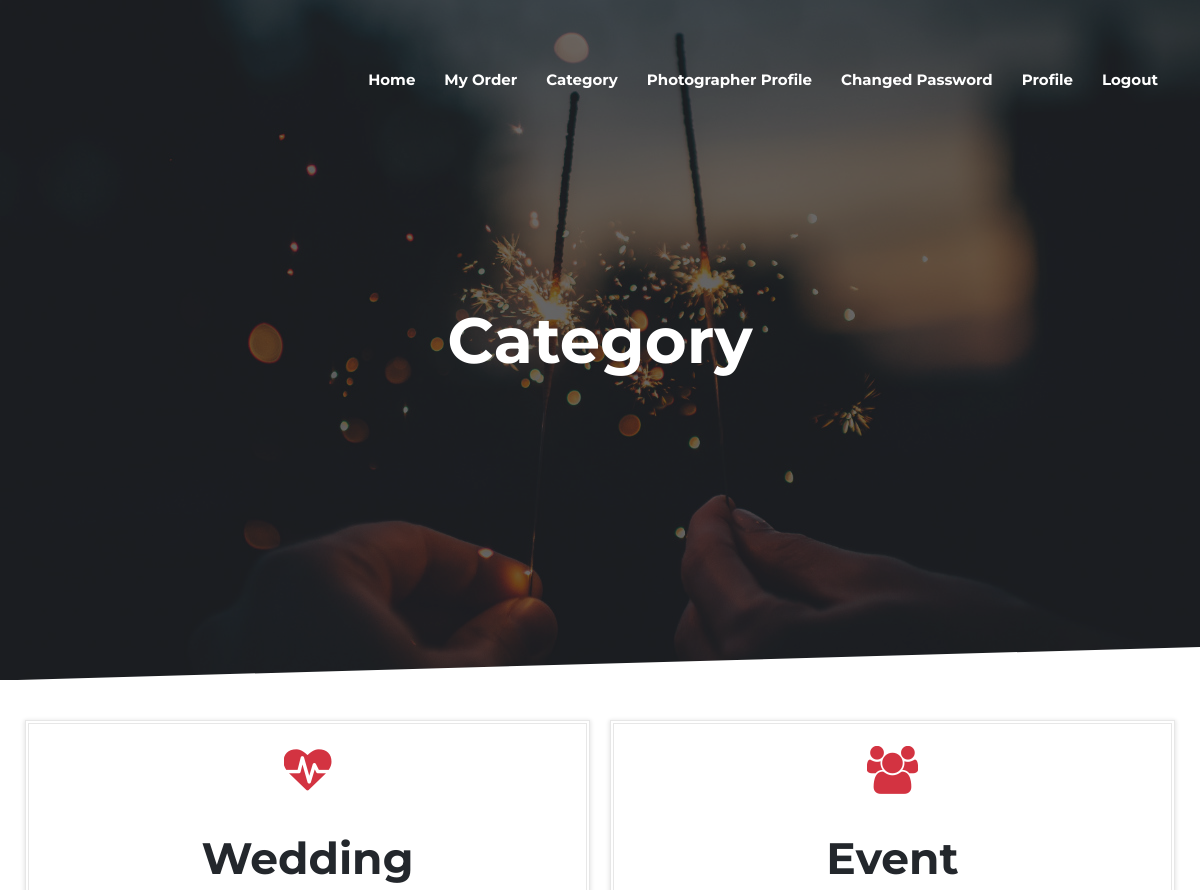
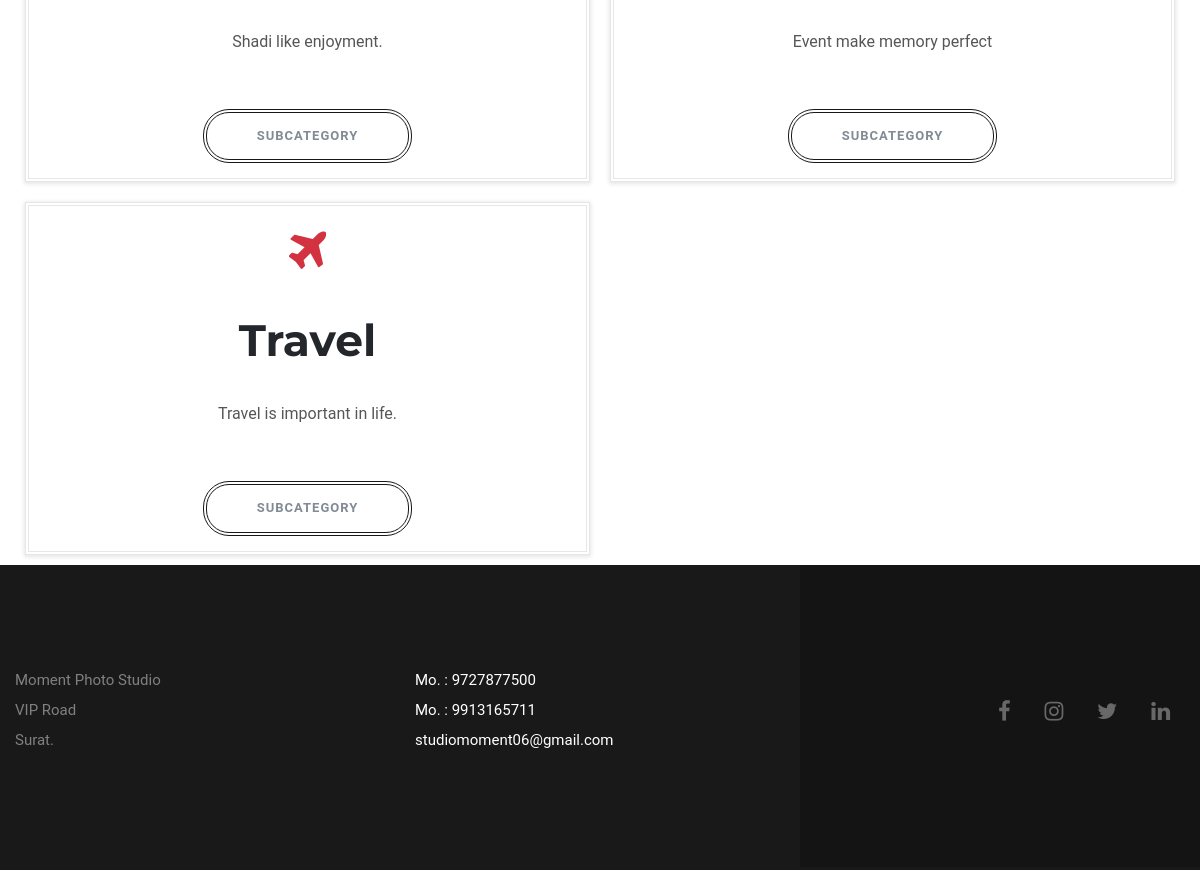
The app's page /Moment/customercategory.php (signed in) with its own data (2 pictures, top to bottom).
### tables this page shows
CREATE TABLE `category` (
  `CategoryId` int(11) NOT NULL,
  `CategoryName` varchar(50) NOT NULL,
  `CategoryDesc` varchar(100) NOT NULL,
  `Status` varchar(8) NOT NULL,
  `Icon` varchar(50) NOT NULL
);

### Moment/customercategory.php (the view, shortened to what this page needs)
<?php
if(!isset($_SESSION['email']))
{
    header('Location:login.php');
}
else
{
?>
<!DOCTYPE html>
<html lang="en">
    <head>
        <link href="css/icomoon.css" rel="stylesheet">
        <link rel="stylesheet" href="fonts/font-awesome/css/font-awesome.min.css">
        <link rel="stylesheet" href="fonts/icomoon/style.css">
        <link href="css/bootstrap.min.css" rel="stylesheet">
        <link href="css/template.css" rel="stylesheet" type="text/css">
        <link rel="stylesheet" href="css/categorystyle.css" />
    </head>
    <body>
        <?php
        include('customeraccountheader.php');
        ?>
        <div class="ag-subheader">
            <div class="media-wrapper">
                <div class="media-container media-header">
                    <div class="container-overlay">
                        <div class="bg-source bg-source--image" style="background-image: url('images/category.jpg');background-size: cover">
                        </div>
                        <div class="bg-source img-overlay">
                        </div>
                    </div>
                    <div class="media-container-title txt-center">
                        <h1 class="txt-light">Category
                        </h1>
                    </div>
                </div>
            </div>
            <div class="ag-mask">
            </div>
        </div>
      <div class="container section-sly-slider">
                           <div class="row">
                              <div class="section-sly-slider">
                                 <div id="services">
                                    <div class="slidee">
                                        <?php
                                          include_once  'connection.php';
                                        $q = "select * from category";
                                        $result = mysqli_query($c, $q);
                                        while ($r = mysqli_fetch_assoc($result)) {
                                            ?>
                                           <div class="col-xs-12 col-sm-6 col-md-6">
                                              <div class="section-features-column-block">
                                                 <div class="features-column-icon">
                                                   <i class="fa <?php echo $r['Icon'] ?>"></i>
                                                 </div>
                                                 <h2 class="features-column-title">
                                                                    <?php echo $r['CategoryName'] ?>
                                                 </h2>
                                                 <div class="features-column-text">
                                                                    <?php echo $r['CategoryDesc'] ?>
                                                 </div>
                                                  <a href="customersubcategory.php?cat=<?php echo urlencode( base64_encode( $r['CategoryId'])) ?>" class="btn btn-primary">
                                                 SubCategory
                                                 </a>
                                              </div>
                                           </div>
<?php } ?>
                                    </div>
                                 </div>
                              </div>
                           </div>
                        </div>
        <?php
        include('footer.php');
        }
        ?>
</body>
</html>

### Moment/css/template.css (style rules this page uses)
body { font-family: "Roboto", Helvetica, Arial, sans-serif; font-size: 15px; line-height: 30px; color: #565656; }
h1, h2, h3, h4, h5 { font-family: "Montserrat", sans-serif; font-weight: 700; }
h1 { font-size: 64px; line-height: 74px; color: #0a0a0a; margin-bottom: 20px; }
h2 { font-size: 44px; line-height: 54px; font-style: normal; }
a { color: #000; text-decoration: none; }
.txt-center { text-align: center; }
.media-container { display: flex; min-height: 680px; position: relative; margin-bottom: 30px; }
.bg-source { position: absolute; top: 0; left: 0; bottom: 0; right: 0; width: 100%; height: 100%; overflow: hidden; }
.bg-source--image { background-repeat: no-repeat; background-position: center center; background-size: auto; background-attachment: scroll; }
.img-overlay { background-color: rgba(31, 29, 29, 0.65); }
.media-container-title { z-index: 3; width: 100%; align-self: center; }
.ag-subheader { position: relative; width: 100%; }
.ag-mask { z-index: 1; position: absolute; width: 100%; left: 0; pointer-events: none; height: 0; overflow: hidden; padding-bottom: 2.8%; bottom: -1px; }
.txt-light { color: #fff; }

### Moment/css/categorystyle.css (style rules this page uses)
.section-sly-slider { position: relative; overflow: hidden; }
.section-sly-slider:before { content: ''; display: block; position: absolute; top: 35%; left: 0; width: 100%; height: 100%; }
#services { height: auto; overflow: hidden; }
#services .slidee { list-style: none; margin: 0; padding: 0; height: 100%; }
#services .slidee div { padding: 10px; cursor: pointer; }
.btn { text-align: center; line-height: 1.1; border-radius: 26px; color: #fff; position: relative; }
.btn-primary { text-transform: uppercase; padding: 16px 34px; background: transparent; border: 4px double #181818; font-size: 13px; font-weight: 600; letter-spacing: 1px; color: #818b95; -webkit-transition: background 0.3s ease-in-out; -moz-transition: background 0.3s ease-in-out; -ms-transition: background 0.3s ease-in-out; -o-transition: background 0.3s ease-in-out; transition: background 0.3s ease-in-out; margin-bottom: 5px; }
.section-features-column, .section-features-column-block { margin: 16px 0; padding: 40px 40px 50px; background: #fff; text-align: center; -webkit-box-shadow: 0px 1px 4px 1px rgba(0, 0, 0, 0.1); -moz-box-shadow: 0px 1px 4px 1px rgba(0, 0, 0, 0.1); box-shadow: 0px 1px 4px 1px rgba(0, 0, 0, 0.1); position: relative; overflow: hidden; }
.section-features-column .features-column-icon, .section-features-column-block .features-column-icon { font-size: 48px; margin-bottom: 25px; position: relative; }
.section-features-column .features-column-icon i, .section-features-column-block .features-column-icon i { padding: 2px; }
.section-features-column .features-column-title, .section-features-column-block .features-column-title { margin: 0 0 22px; color: #23272c; position: relative; }
.section-features-column .features-column-text, .section-features-column-block .features-column-text { font-size: 16px; margin-bottom: 42px; position: relative; }
.section-features-column .btn, .section-features-column-block .btn { padding: 16px 50px; position: relative; }
.section-features-column:before, .section-features-column-block:before { content: ''; display: block; width: 100%; height: 100%; position: absolute; left: 0; top: 0; opacity: 0; -webkit-transition: all 0.5s linear; -moz-transition: all 0.5s linear; -ms-transition: all 0.5s linear; -o-transition: all 0.5s linear; transition: all 0.5s linear; }
.section-features-column-block { display: flex; flex-direction: column; justify-content: center; align-items: center; padding: 0 15px 0; height: 100%; margin: 0; border: 4px double #e7e7e7; }
.section-features-column:before, .section-features-column-block:before { background: black; border: 2px dotted #f6f8f9; }
.section-features-column .features-column-icon i:before, .section-features-column-block .features-column-icon i:before { background: #d33341; -webkit-background-clip: text; -webkit-text-fill-color: transparent; }

### records on screen
category: CategoryName "Wedding", CategoryDesc "Shadi like enjoyment."
category: CategoryName "Event", CategoryDesc "Event make memory perfect"
category: CategoryName "Travel", CategoryDesc "Travel is important in life."
